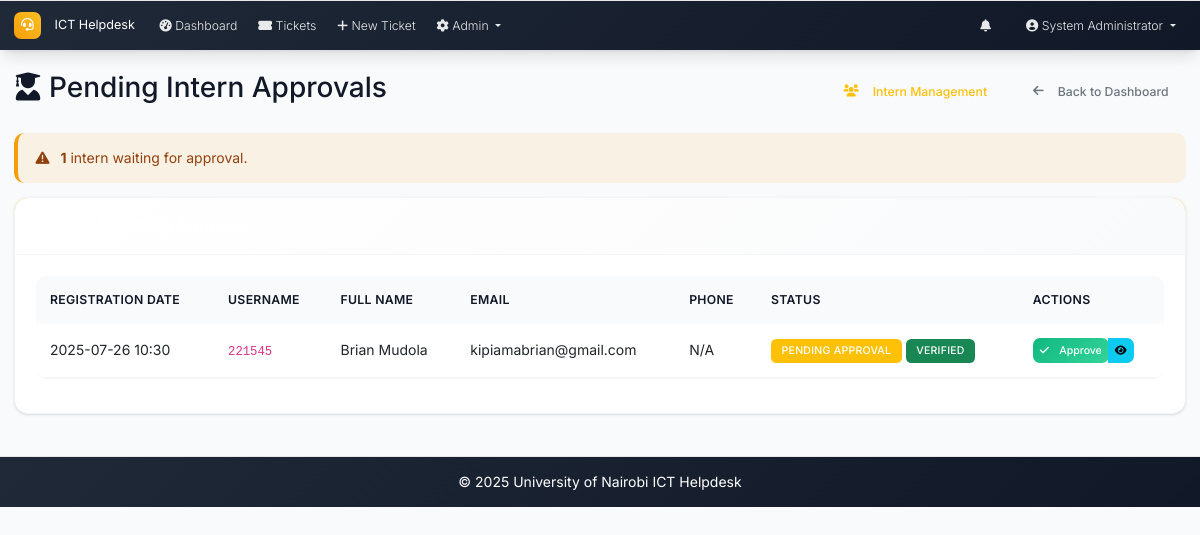
Page /admin/pending_users (signed in) on the earlier database version.
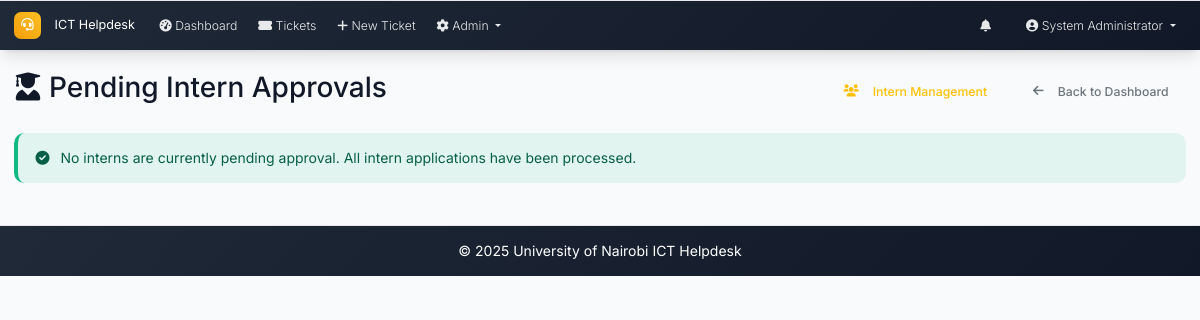
Same page on the later database version.
### models.py (models this page shows, shortened)
class User(UserMixin, db.Model):
    id = db.Column(db.Integer, primary_key=True)
    username = db.Column(db.String(64), unique=True, nullable=False)
    email = db.Column(db.String(120), unique=True, nullable=False)
    password_hash = db.Column(db.String(256), nullable=False)
    full_name = db.Column(db.String(100), nullable=False)
    role = db.Column(db.String(20), nullable=False, default='user')  # admin, intern, user
    created_at = db.Column(db.DateTime, default=datetime.utcnow)
    is_active = db.Column(db.Boolean, default=True)
    is_verified = db.Column(db.Boolean, default=False)
    verification_token = db.Column(db.String(128), nullable=True)
    phone_number = db.Column(db.String(20), nullable=True)
    is_approved = db.Column(db.Boolean, default=False)
    approved_by_id = db.Column(db.Integer, db.ForeignKey('user.id'), nullable=True)
    approved_at = db.Column(db.DateTime, nullable=True)
    tickets_created = db.relationship('Ticket', foreign_keys='Ticket.created_by_id', backref='creator', lazy='dynamic')
    assigned_tickets = db.relationship('Ticket', secondary='ticket_assignees', back_populates='assignees', lazy='selectin')
    comments = db.relationship('Comment', backref='author', lazy='dynamic')

### routes.py (the view)
@app.route('/admin/pending_users')
@login_required
def pending_users():
    if current_user.role != 'admin':
        abort(403)
    pending_interns = User.query.filter_by(
        is_approved=False,
        is_verified=True,
        role='intern'
    ).order_by(User.created_at.desc()).all()
    approved_interns = User.query.filter_by(
        is_approved=True,
        role='intern'
    ).order_by(User.created_at.desc()).limit(10).all()
    from flask_wtf.csrf import generate_csrf
    return render_template('pending_users.html',
                         pending_interns=pending_interns,
                         approved_interns=approved_interns,
                         csrf_token=generate_csrf)

### app.py (called while the page is built)
@login_manager.user_loader
def load_user(user_id):
    from models import User
    return User.query.get(int(user_id))

@app.context_processor
def inject_now():
    return {'now': datetime.utcnow}

### routes.py (called while the page is built)
@app.context_processor
def inject_datetime():
    return dict(datetime=datetime)

### templates/pending_users.html (shortened to what this page needs)
{% extends "base.html" %}
{% block content %}
<div class="d-flex justify-content-between align-items-center mb-4">
    <h2><i class="fas fa-user-graduate me-2"></i>Pending Intern Approvals</h2>
    <div>
        <a href="{{ url_for('intern_management') }}" class="btn btn-outline-warning me-2">
            <i class="fas fa-users me-2"></i>Intern Management
        </a>
        <a href="{{ url_for('admin_dashboard') }}" class="btn btn-outline-secondary">
            <i class="fas fa-arrow-left me-2"></i>Back to Dashboard
        </a>
    </div>
</div>
{% if pending_interns %}
<div class="alert alert-warning">
    <i class="fas fa-exclamation-triangle me-2"></i>
    <strong>{{ pending_interns|length }}</strong> intern{{ 's' if pending_interns|length != 1 else '' }} waiting for approval.
</div>
<div class="card">
    <div class="card-header bg-warning text-white">
        <h5 class="mb-0">Interns Awaiting Approval</h5>
    </div>
    <div class="card-body">
        <div class="table-responsive">
            <table class="table table-hover">
                <thead>
                    <tr>
                        <th>Registration Date</th>
                        <th>Username</th>
                        <th>Full Name</th>
                        <th>Email</th>
                        <th>Phone</th>
                        <th>Status</th>
                        <th>Actions</th>
                    </tr>
                </thead>
                <tbody>
                    {% for intern in pending_interns %}
                    <tr>
                        <td>{{ intern.created_at.strftime('%Y-%m-%d %H:%M') }}</td>
                        <td><code>{{ intern.username }}</code></td>
                        <td>{{ intern.full_name }}</td>
                        <td>{{ intern.email }}</td>
                        <td>{{ intern.phone_number or 'N/A' }}</td>
                        <td>
                            <span class="badge bg-warning">Pending Approval</span>
                            {% if intern.is_verified %}
                                <span class="badge bg-success">Verified</span>
                            {% else %}
                                <span class="badge bg-secondary">Unverified</span>
                            {% endif %}
                        </td>
                        <td>
                            <div class="btn-group">
                                <form method="POST" action="{{ url_for('approve_user_account', user_id=intern.id) }}" style="display: inline;">
                                    <button type="submit" class="btn btn-success btn-sm"
                                            onclick="return confirm('Approve {{ intern.full_name }} as an intern?')"
                                            title="Approve Intern">
                                        <i class="fas fa-check me-1"></i>Approve
                                    </button>
                                </form>
                                <button type="button" class="btn btn-info btn-sm"
                                        onclick="showDetails('{{ intern.full_name }}', '{{ intern.email }}', '{{ intern.username }}', '{{ intern.phone_number or 'N/A' }}', '{{ intern.created_at.strftime('%Y-%m-%d %H:%M') }}')"
                                        title="View Details">
                                    <i class="fas fa-eye"></i>
                                </button>
                            </div>
                        </td>
                    </tr>
                    {% endfor %}
                </tbody>
            </table>
        </div>
    </div>
</div>
{% else %}
<div class="alert alert-success">
    <i class="fas fa-check-circle me-2"></i>
    No interns are currently pending approval. All intern applications have been processed.
</div>
{% endif %}
{% endblock %}

### templates/base.html (shortened to what this page needs)
<!DOCTYPE html>
<html lang="en">
<head>
    <link href="https://cdn.jsdelivr.net/npm/bootstrap@5.3.0/dist/css/bootstrap.min.css" rel="stylesheet">
    <link href="https://cdnjs.cloudflare.com/ajax/libs/font-awesome/6.0.0/css/all.min.css" rel="stylesheet">
    <link href="{{ url_for('static', filename='css/custom.css') }}" rel="stylesheet">
</head>
<body>
    <nav class="navbar navbar-expand-lg navbar-dark footer-sky">
        <div class="container-fluid px-3">
            <a class="navbar-brand" href="{{ url_for('index') }}">
                <i class="fas fa-headset me-2"></i>ICT Helpdesk
            </a>
            <div class="collapse navbar-collapse" id="navbarNav">
                <ul class="navbar-nav me-auto mb-2 mb-lg-0">
                    {% if current_user.is_authenticated %}
                    <li class="nav-item">
                        <a class="nav-link" href="{{ url_for('dashboard') }}">
                            <i class="fas fa-tachometer-alt me-1"></i>Dashboard
                        </a>
                    </li>
                    <li class="nav-item">
                        <a class="nav-link" href="{{ url_for('tickets_list') }}">
                            <i class="fas fa-ticket-alt me-1"></i>Tickets
                        </a>
                    </li>
                    <li class="nav-item">
                        <a class="nav-link" href="{{ url_for('new_ticket') }}">
                            <i class="fas fa-plus me-1"></i>New Ticket
                        </a>
                    </li>
                    {% if current_user.role == 'admin' %}
                    <li class="nav-item dropdown">
                        <a class="nav-link dropdown-toggle" href="#" role="button" data-bs-toggle="dropdown" aria-expanded="false">
                            <i class="fas fa-cog me-1"></i>Admin
                        </a>
                    </li>
                    {% endif %}
                    {% endif %}
                </ul>
                <ul class="navbar-nav ms-auto mb-2 mb-lg-0">
                    {% if current_user.is_authenticated %}
                    <li class="nav-item dropdown me-3">
                        <a class="nav-link position-relative" href="#" id="notificationsDropdown" role="button"
                           data-bs-toggle="dropdown" aria-expanded="false">
                            <i class="fas fa-bell"></i>
                        </a>
                    </li>
                    <li class="nav-item dropdown">
                        <a class="nav-link dropdown-toggle" href="#" id="navbarDropdown" role="button" data-bs-toggle="dropdown" aria-expanded="false">
                            <i class="fas fa-user-circle me-1"></i>{{ current_user.full_name }}
                        </a>
                    </li>
                    {% endif %}
                </ul>
            </div>
        </div>
    </nav>
    <main class="container-fluid my-4 px-3">
        {% block content %}{% endblock %}
    </main>
    <footer class="footer-sky py-3 mt-5">
        <div class="container text-center">
            <span>&copy; {{ datetime.utcnow().year }} University of Nairobi ICT Helpdesk</span>
        </div>
    </footer>
</body>
</html>

### static/css/custom.css (style rules this page uses)
:root { --primary: #3b82f6; --primary-light: #60a5fa; --primary-dark: #1e40af; --primary-50: #eff6ff; --primary-100: #dbeafe; --accent: #f59e0b; --accent-light: #fbbf24; --accent-dark: #d97706; --success: #10b981; --success-light: #34d399; --danger: #ef4444; --warning: #f59e0b; --info: #06b6d4; --gray-50: #f9fafb; --gray-100: #f3f4f6; --gray-200: #e5e7eb; --gray-300: #d1d5db; --gray-400: #9ca3af; --gray-500: #6b7280; --gray-600: #4b5563; --gray-700: #374151; --gray-800: #1f2937; --gray-900: #111827; --gray-950: #030712; --background: #ffffff; --surface: #ffffff; --surface-alt: #f9fafb; --border: #e5e7eb; --border-light: #f3f4f6; --text-primary: #111827; --text-secondary: #6b7280; --text-muted: #9ca3af; --shadow-sm: 0 1px 2px 0 rgb(0 0 0 / 0.05); --shadow: 0 1px 3px 0 rgb(0 0 0 / 0.1), 0 1px 2px -1px rgb(0 0 0 / 0.1); --shadow-md: 0 4px 6px -1px rgb(0 0 0 / 0.1), 0 2px 4px -2px rgb(0 0 0 / 0.1); --shadow-lg: 0 10px 15px -3px rgb(0 0 0 / 0.1), 0 4px 6px -4px rgb(0 0 0 / 0.1); --shadow-xl: 0 20px 25px -5px rgb(0 0 0 / 0.1), 0 8px 10px -6px rgb(0 0 0 / 0.1); --radius-sm: 0.375rem; --radius: 0.5rem; --radius-md: 0.75rem; --radius-lg: 1rem; --radius-xl: 1.5rem; --font-family: 'Inter', -apple-system, BlinkMacSystemFont, 'Segoe UI', Roboto, 'Helvetica Neue', Arial, sans-serif; --font-mono: 'JetBrains Mono', 'Fira Code', 'Courier New', monospace; --space-1: 0.25rem; --space-2: 0.5rem; --space-3: 0.75rem; --space-4: 1rem; --space-5: 1.25rem; --space-6: 1.5rem; --space-8: 2rem; --space-10: 2.5rem; --space-12: 3rem; --space-16: 4rem; }
* { box-sizing: border-box; }
body, html { font-family: var(--font-family); background: var(--surface-alt); color: var(--text-primary); line-height: 1.6; margin: 0; padding: 0; min-height:100vh; font-size: 14px; -webkit-font-smoothing: antialiased; -moz-osx-font-smoothing: grayscale; }
.container-fluid { max-width: 1400px; margin: 0 auto; padding: 0 var(--space-4); }
@media (min-width: 768px) { .container-fluid { padding: 0 var(--space-6); } }
@media (min-width: 1024px) { .container-fluid { padding: 0 var(--space-8); } }
.navbar { background: linear-gradient(135deg, var(--primary) 0%, var(--primary-dark) 100%); backdrop-filter: blur(10px); border: none; box-shadow: var(--shadow-lg); padding: var(--space-4) 0; height: 50px; position: sticky; top: 0; z-index: 1000; }
.navbar-brand { font-weight: 400; font-size: 0.9rem; color: white !important; text-decoration: none; display: flex; align-items: center; gap: var(--space-2); }
.navbar-brand i { background: linear-gradient(45deg, var(--accent), var(--accent-light)); padding: var(--space-2); border-radius: var(--radius); color: white; }
.navbar-nav .nav-link { color: rgba(255, 255, 255, 0.9) !important; font-weight: 300; font-size: 0.875rem; padding: var(--space-2) var(--space-4); border-radius: var(--radius); margin: 0 var(--space-1); transition: all 0.2s ease; position: relative; }
.navbar-nav .nav-link::before { content: ''; position: absolute; bottom: 0; left: 50%; width: 0; height: 2px; background: var(--accent); transition: all 0.3s ease; transform: translateX(-50%); }
.btn { font-weight: 500; padding: var(--space-3) var(--space-5); border-radius: var(--radius); border: none; cursor: pointer; transition: all 0.2s ease; display: inline-flex; align-items: center; gap: var(--space-2); text-decoration: none; font-size: 0.875rem; line-height: 1.25rem; }
.alert { border: none; border-radius: var(--radius-md); padding: var(--space-4) var(--space-5); margin-bottom: var(--space-4); position: relative; overflow: hidden; }
.alert::before { content: ''; position: absolute; left: 0; top: 0; bottom: 0; width: 4px; }
.alert-success { background: rgba(16, 185, 129, 0.1); color: #065f46; border-left: 4px solid var(--success); }
.footer-sky { background: linear-gradient(135deg, var(--gray-800) 0%, var(--gray-900) 100%); color: white; padding: var(--space-6) 0; margin-top: auto; border-top: 1px solid var(--border); }

Differences in the rows shown:
no longer on this page (row edited): User: created_at "2025-07-26 10:30", username "221545", full_name "Brian Mudola", email "kipiamabrian@gmail.com", phone_number "N/A", is_verified "VERIFIED"
Other differences:
{{ pending_interns|length }}: "1" → (not shown)
text no longer shown: "intern waiting for approval. REGISTRATION DATE USERNAME FULL NAME EMAIL PHONE STATUS ACTIONS"
text now shown: "No interns are currently pending approval. All intern applications have been processed."
